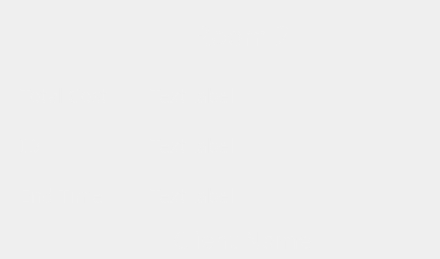
            <widget class="QFrame" name="room1_2">
             <property name="autoFillBackground">
              <bool>false</bool>
             </property>
             <property name="styleSheet">
              <string notr="true">QFrame {
    background-color: qlineargradient(spread:pad, x1:0, y1:0.3, x2:0, y2:0.7, 
                                      stop:0 rgba(107, 47, 61, 255), 
                                      stop:1 rgba(155, 72, 94, 255));
    color: rgba(240, 240, 240, 230);
    border-radius: 50px;
}

QFrame:hover {
    background-color: qlineargradient(spread:pad, x1:0, y1:0.3, x2:0, y2:0.7, 
                                      stop:0 rgba(132, 58, 78, 255), 
                                      stop:1 rgba(190, 80, 100, 255));
}
</string>
             </property>
             <property name="frameShape">
              <enum>QFrame::Shape::StyledPanel</enum>
             </property>
             <property name="frameShadow">
              <enum>QFrame::Shadow::Raised</enum>
             </property>
             <widget class="QLabel" name="label_5">
              <property name="geometry">
               <rect>
                <x>187</x>
                <y>20</y>
                <width>111</width>
                <height>31</height>
               </rect>
              </property>
              <property name="font">
               <font>
                <family>Bauhaus 93</family>
                <pointsize>20</pointsize>
               </font>
              </property>
              <property name="autoFillBackground">
               <bool>false</bool>
              </property>
              <property name="styleSheet">
               <string notr="true">background-color: none;</string>
              </property>
              <property name="text">
               <string>Room 2</string>
              </property>
              <property name="alignment">
               <set>Qt::AlignmentFlag::AlignCenter</set>
              </property>
             </widget>
             <widget class="QPushButton" name="btnadd_2">
              <property name="geometry">
               <rect>
                <x>190</x>
                <y>100</y>
                <width>101</width>
                <height>101</height>
               </rect>
              </property>
              <property name="styleSheet">
               <string notr="true">border-radius: 50px;
</string>
              </property>
              <property name="text">
               <string/>
              </property>
              <property name="icon">
               <iconset theme="QIcon::ThemeIcon::ListAdd"/>
              </property>
              <property name="iconSize">
               <size>
                <width>30</width>
                <height>30</height>
               </size>
              </property>
             </widget>
             <widget class="QLabel" name="client2">
              <property name="geometry">
               <rect>
                <x>142</x>
                <y>230</y>
                <width>201</width>
                <height>20</height>
               </rect>
              </property>
              <property name="font">
               <font>
                <family>Bauhaus 93</family>
                <pointsize>18</pointsize>
               </font>
              </property>
              <property name="styleSheet">
               <string notr="true">background-color: none;</string>
              </property>
              <property name="text">
               <string>Client Name</string>
              </property>
              <property name="alignment">
               <set>Qt::AlignmentFlag::AlignCenter</set>
              </property>
             </widget>
             <widget class="QLabel" name="totalcost_2">
              <property name="geometry">
               <rect>
                <x>20</x>
                <y>70</y>
                <width>121</width>
                <height>51</height>
               </rect>
              </property>
              <property name="font">
               <font>
                <family>Bauhaus 93</family>
                <pointsize>14</pointsize>
               </font>
              </property>
              <property name="styleSheet">
               <string notr="true">background-color:none;</string>
              </property>
              <property name="text">
               <string>Total Cost</string>
              </property>
             </widget>
             <widget class="QLabel" name="ID_2">
              <property name="geometry">
               <rect>
                <x>20</x>
                <y>120</y>
                <width>121</width>
                <height>51</height>
               </rect>
              </property>
              <property name="font">
               <font>
                <family>Bauhaus 93</family>
                <pointsize>14</pointsize>
               </font>
              </property>
              <property name="styleSheet">
               <string notr="true">background-color:none;</string>
              </property>
              <property name="text">
               <string>ID</string>
              </property>
             </widget>
             <widget class="QLabel" name="DurationL_2">
              <property name="geometry">
               <rect>
                <x>20</x>
                <y>170</y>
                <width>121</width>
                <height>51</height>
               </rect>
              </property>
              <property name="font">
               <font>
                <family>Bauhaus 93</family>
                <pointsize>14</pointsize>
               </font>
              </property>
              <property name="styleSheet">
               <string notr="true">background-color:none;</string>
              </property>
              <property name="text">
               <string>End Time</string>
              </property>
             </widget>
             <widget class="QLabel" name="get_total_2">
              <property name="geometry">
               <rect>
                <x>150</x>
                <y>80</y>
                <width>121</width>
                <height>31</height>
               </rect>
              </property>
              <property name="font">
               <font>
                <family>Bauhaus 93</family>
                <pointsize>14</pointsize>
               </font>
              </property>
              <property name="styleSheet">
               <string notr="true">background-color:none;</string>
              </property>
              <property name="text">
               <string>TextLabel</string>
              </property>
             </widget>
             <widget class="QLabel" name="get_id_2">
              <property name="geometry">
               <rect>
                <x>150</x>
                <y>130</y>
                <width>121</width>
                <height>31</height>
               </rect>
              </property>
              <property name="font">
               <font>
                <family>Bauhaus 93</family>
                <pointsize>14</pointsize>
               </font>
              </property>
              <property name="styleSheet">
               <string notr="true">background-color:none;</string>
              </property>
              <property name="text">
               <string>TextLabel</string>
              </property>
             </widget>
             <widget class="QLabel" name="get_dur_2">
              <property name="geometry">
               <rect>
                <x>150</x>
                <y>180</y>
                <width>121</width>
                <height>31</height>
               </rect>
              </property>
              <property name="font">
               <font>
                <family>Bauhaus 93</family>
                <pointsize>14</pointsize>
               </font>
              </property>
              <property name="styleSheet">
               <string notr="true">background-color:none;</string>
              </property>
              <property name="text">
               <string>TextLabel</string>
              </property>
             </widget>
             <widget class="QPushButton" name="btnedit_2">
              <property name="geometry">
               <rect>
                <x>330</x>
                <y>100</y>
                <width>101</width>
                <height>101</height>
               </rect>
              </property>
              <property name="styleSheet">
               <string notr="true">border-radius: 50px;
</string>
              </property>
              <property name="text">
               <string/>
              </property>
              <property name="icon">
               <iconset theme="QIcon::ThemeIcon::MailMessageNew"/>
              </property>
              <property name="iconSize">
               <size>
                <width>30</width>
                <height>30</height>
               </size>
              </property>
             </widget>
            </widget>
